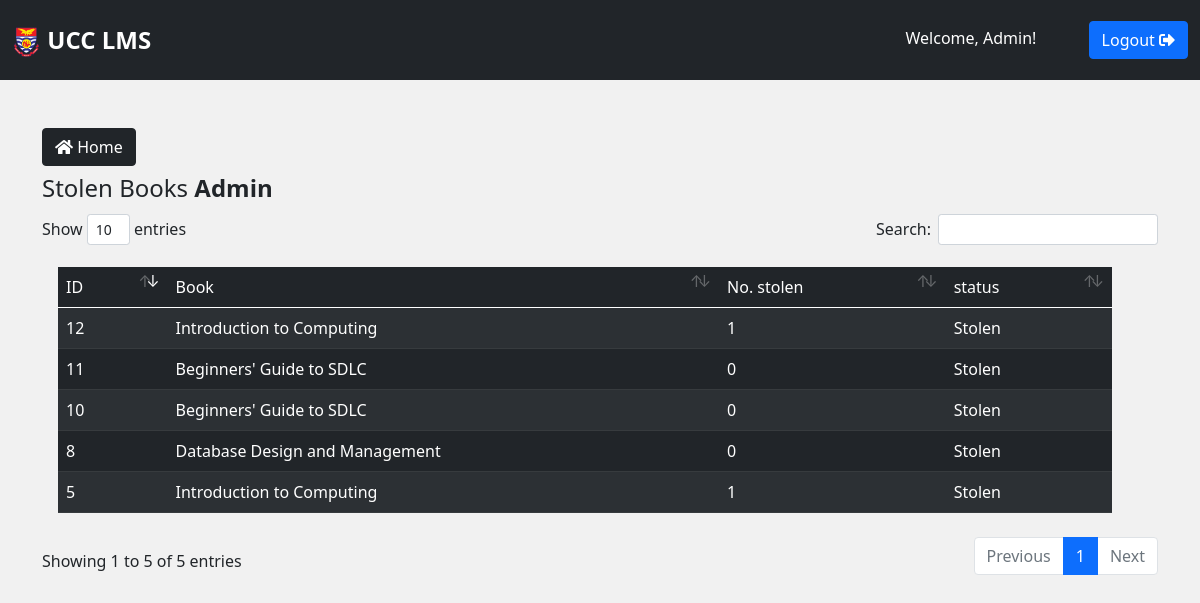
/stolen-books/ (signed in), run on the app's committed database.
### ucclms/models.py (models this page shows, shortened)
class Book(models.Model):
    title = models.CharField(max_length = 255, blank=False, null=False)
    publisher = models.CharField(max_length = 255, blank=True, null=True)
    availability = models.IntegerField(default=0, blank=True, null=True)
    year = models.CharField(max_length = 4, blank=True, null=True)
    author = models.CharField(max_length = 255, blank=True, null=True)
    location = models.CharField(max_length = 255, blank=True, null=True)
    subject = models.ForeignKey(Subject, on_delete=models.SET_NULL, null=True, blank=True, related_name='booksubject')
    is_stolen = models.BooleanField(default=False)
    no_stolen = models.IntegerField(null=True, blank=True, default=0)

### ucclms/decorators.py (the view)
        def wrapper_func(request, *args, **kwargs):
            group = None
            if request.user.groups.exists():
                group = request.user.groups.all()[0].name
            if group in allowed_roles:
                return view_func(request, *args, **kwargs)
            else:
                return HttpResponse('Not authorised to access this page Try <ul><li><a href="/">Home</a></li><li><a href="/login">Login</a></li><li><a href="/admin-dashboard">Admin dashboard</a></li><li><a href="/student-dashboard">Student/Faculty dashboard</a></li></ul>')

### ucclms/views.py (called while the page is built)
@allowed_users(allowed_roles=['admin'])
def StolenBooks(request):
    stolen_books = Book.objects.filter(is_stolen=True)
    context = {'stolen_books': stolen_books}
    return render(request, 'ucclms/stolen-books.html', context)

### ucclms/templates/ucclms/stolen-books.html
{% extends 'base.html' %}
{% block content %}
<div class="container users mt-5">
    <a href="{% url 'admin-dashboard' %}" class="btn btn-dark mb-1"><i class="fas fa-home"></i> Home</a>
    {% if stolen_books %}
    <table class="table table-striped p-3 table-dark" id="table_id">
        <legend>Stolen Books <strong style="text-transform: capitalize;">{{user}}</strong></legend>
        <thead>
            <tr>
                <td>ID</td>
                <td>Book</td>
                <td>No. stolen</td>
                <td>status</td>
            </tr>
        </thead>
        <tbody>
            {% for i in stolen_books %}
            <tr>
                <td>{{i.id}}</td>
                <td>{{i.title}}</td>
                <td>{{i.no_stolen}}</td>
                <td>
                    {% if i.is_stolen  %}
                    Stolen
                    {% else %}
                    <a href="{% url 'add-stolen-book' i.id %}" class="btn btn-danger btn-sm">add</a>
                    {%endif%}
                </td>
            </tr>
            {% endfor %}
        </tbody>
    </table>
    {% else %}
    <p class="my-4"> <strong class="text-bold" style="text-transform: capitalize;">{{user}}</strong> has no stolen books
    </p>
    {% endif %}
</div>
{% endblock %}

### templates/base.html (shortened to what this page needs)
<!DOCTYPE html>
{% load static %}
<html lang="en">
<head>
    <link rel="stylesheet" type="text/css" href="{% static '/css/all.min.css' %}">
    <link rel="stylesheet" type="text/css" href="{% static '/css/sign-up.css' %}">
    <link rel="stylesheet" type="text/css" href="{% static '/css/bootstrap.css' %}">
    <link rel="stylesheet" type="text/css" href="{% static '/css/main.css' %}">
    <link rel="stylesheet" type="text/css" href="{% static '/css/dashstyle.css' %}">
    <link href="{% static 'libs/datatables/dataTables.bootstrap4.min.css' %}" rel="stylesheet" type="text/css" />
    <link href="{% static 'libs/datatables/responsive.bootstrap4.min.css' %}" rel="stylesheet" type="text/css" />
    <link href="{% static 'libs/datatables/buttons.bootstrap4.min.css' %}" rel="stylesheet" type="text/css" />
    <link href="{% static 'libs/datatables/select.bootstrap4.min.css' %}" rel="stylesheet" type="text/css" />
</head>
<body>
    <nav class="navbar navbar-dark bg-dark py-3">
        <div class="container-fluid">
            <div class="logo"><a href="/"><img src="{% static '/img/ucc_web_logo.png' %}" alt="logo.png" height='30px'>
                    UCC LMS</a></div>
            <div class="right">
                <span id="hello-msg" class="mx-5" style="text-transform: capitalize; color: white;">Welcome,
                    {{request.user}}!</span>
                <a href="{% url 'logout' %}" class="btn btn-primary">
                    Logout <i class="fas fa-sign-out-alt"></i>
                </a>
            </div>
        </div>
    </nav>
    {% block content %}
    {% endblock %}
</body>
</html>

### static/css/main.css (style rules this page uses)
* { margin: 0; padding: 0; box-sizing: border-box; }
body { background-color: rgb(241, 241, 241); }
a { text-decoration: none; }
nav.navbar { height: 10vh; }
nav.navbar a { color: #fff; }
nav .logo { font-weight: bold; font-size: 1.5rem; }

### data on the page
Book: id "5", title "Introduction to Computing", no_stolen "1", is_stolen "Stolen"
Book: id "8", title "Database Design and Management", no_stolen "0", is_stolen "Stolen"
Book: id "10", title "Beginners' Guide to SDLC", no_stolen "0", is_stolen "Stolen"
Book: id "11", title "Beginners' Guide to SDLC", no_stolen "0", is_stolen "Stolen"
Book: id "12", title "Introduction to Computing", no_stolen "1", is_stolen "Stolen"

### other printed values
{{ request.user }} "Admin"
{{ user }} "Admin"
